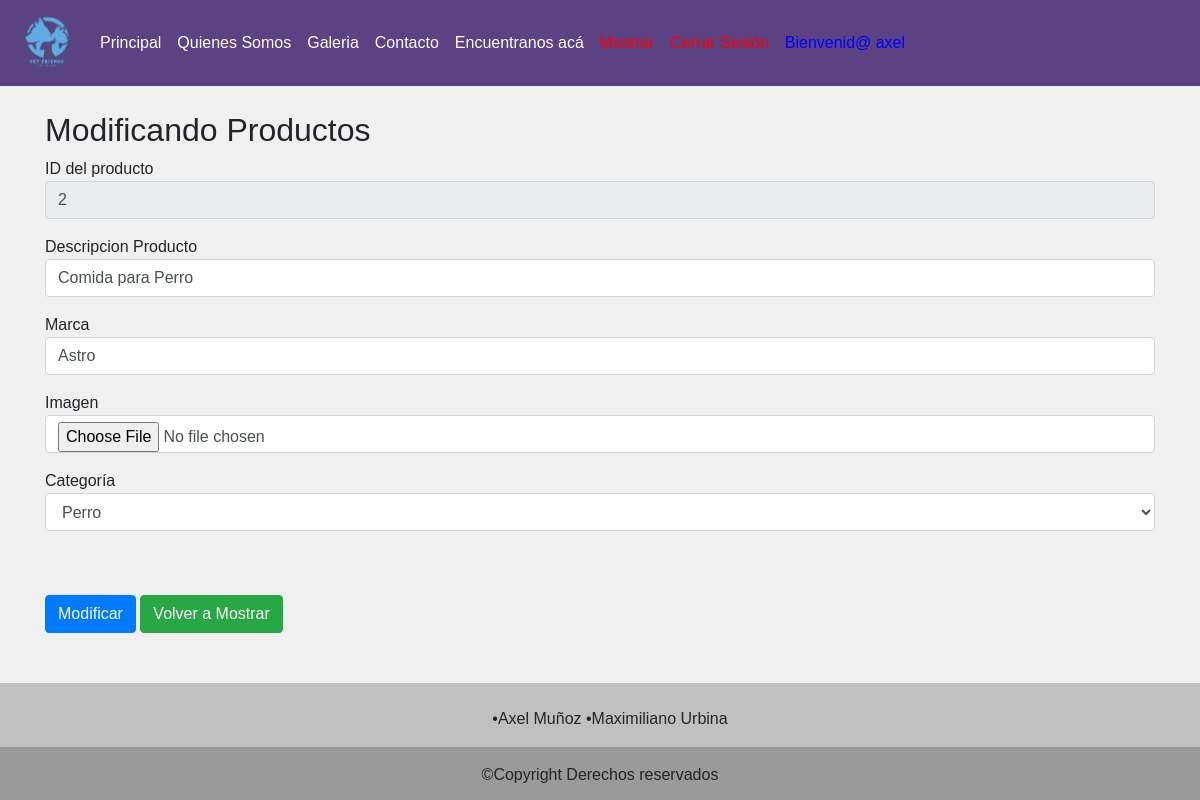
The page /form_mod_producto/2 (signed in) on the database its author committed.
### core/models.py (models this page shows, shortened)
class Productos_Animal (models.Model):
    id_producto = models.CharField(primary_key=True, max_length=6, verbose_name='id_producto')
    descripcionP= models.CharField(max_length=60, verbose_name='Descripcion')
    marca= models.CharField(max_length=20, verbose_name='Marca')
    imagen =models.ImageField(upload_to="productos",null=True)
    categoria = models.ForeignKey(CategoriaAnimal, on_delete=models.CASCADE, verbose_name='Categoria Animal')

### core/views.py (the view, shortened to what this page needs)
def form_mod_producto(request, id):
    producto = Productos_Animal.objects.get(id_producto=id)
    datos = {
        'form': ProductoForm2(instance=producto)
    }
    return render (request, 'form_mod_producto.html', datos )

### core/models.py (called while the page is built)
    def __str__(self):
        return self.nombreCategoriaA

### core/templates/form_mod_producto.html (shortened to what this page needs)
<!DOCTYPE html>
<html lang="en">
<head>
    <link rel="stylesheet" href="https://cdn.jsdelivr.net/npm/bootstrap@4.6.1/dist/css/bootstrap.min.css">
    {% load static %}
    <link rel="stylesheet" href="{% static 'css/style.css' %}">
    <link rel="stylesheet" href="{% static 'css/styleC.css' %}">
</head>
<body>
  <nav id="nav" class="navbar navbar-expand-sm navbar-light ">
    <div class="navbar-brand">
      <img class="rounded-circle" src="{% static 'img/logo.png' %}" width="60" height="60" alt="">
    </div>
    <div class="collapse navbar-collapse" id="opciones">
      <ul class="navbar-nav">
        <li class="nav-item">
          <a id="navL" class="nav-link" href="{% url 'index' %}">Principal</a>
        </li>
        <li class="nav-item">
          <a class="nav-link" id="navL"  href="{% url 'somos' %}">Quienes Somos</a>
        </li>
        <li class="nav-item">
          <a class="nav-link" id="navL"  href="{% url 'galeria'%}">Galeria</a>
         <li class="nav-item">
            <a class="nav-link" id="navL"  href="{% url 'contacto' %}">Contacto</a>
        </li>
        <li class="nav-item">
          <a class="nav-link" id="navL"  href="{% url 'mapa' %}">Encuentranos acá</a>
        </li>
        <li class="nav-item">
          {% if user.is_authenticated %}
            <a href="{% url 'mostrar' %}" class="nav-link"  style="color: red;">Mostrar </a>
          </li>
            <li class="nav-item">
            <a href="{% url 'logout' %}"  class="nav-link"  style="color: red; ">Cerrar Sesión</a>
          </li>
          <li class="nav-item">
            <a href="#" class="nav-link" style="color:blue;" >Bienvenid@ {{user.username}}</a>
          </li>
          {% endif %}
        </li>
      </ul>
    </div>
  </nav>
    <div class="container">
        <h2>Modificando Productos</h2>
        {% if user.is_authenticated %}
        <form method="POST" action="#" enctype="multipart/form-data" id="formularioo">
            <div class="form-group"  >
              {{ form.id_producto.label }}
              {{ form.id_producto}}
            </div>
            <div class="form-group">
              {{ form.descripcionP.label }}
              {{ form.descripcionP }}
            </div>
            <div class="form-group">
              {{ form.marca.label }}
              {{ form.marca}}
            </div>
            <div class="form-group">
                {{ form.imagen.label }}
                {{ form.imagen}}
            </div>
            <div class="form-group">
                {{ form.categoria.label }}
                {{ form.categoria}}
            </div>
            <br><br>
            <input type="submit" class="btn btn-primary" value="Modificar">
            <a href="{% url 'mostrar' %}" class="btn btn-success">Volver a Mostrar</a>
            {% else %}
            <h1>NO TIENES PERMISO PARA VER ESTO</h1>
            {% endif %}
        </form>
    </div>
  <footer class="text-center">
    <div class="container-fluid">
      <div class="justify-content-center  ">
      <p id="nombre" class="me-5" ><br>•Axel Muñoz •Maximiliano Urbina<p>
        </div>
    </div>
      <div class="text-center p-3" id="copy">©Copyright Derechos reservados</div>
    </footer>
</body>
</html>

### core/static/css/style.css (style rules this page uses)
footer { background-color: rgba(0, 0, 0, 0.2); margin-top: 50px; bottom: auto; display:block; }
body { background-color: rgb(240, 240, 240); }
#nav { background-color: #5B4282 ; margin-bottom: 25px; }
#navL { color:white; }
#nombre { margin-left:20px; }
#copy { background-color: rgba(0, 0, 0, 0.2); }

### core/templates/form_mod_producto.html (style rules this page uses)
body { font-family: Arial; }

### rows shown on the page
Productos_Animal: id_producto "2", descripcionP "Comida para Perro", marca "Astro", categoria "Perro"

### other values the page prints
{{ user.username }} "axel"
